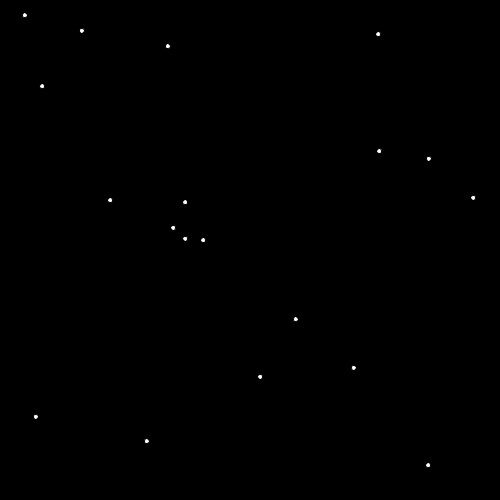
Frame 1 (no input)
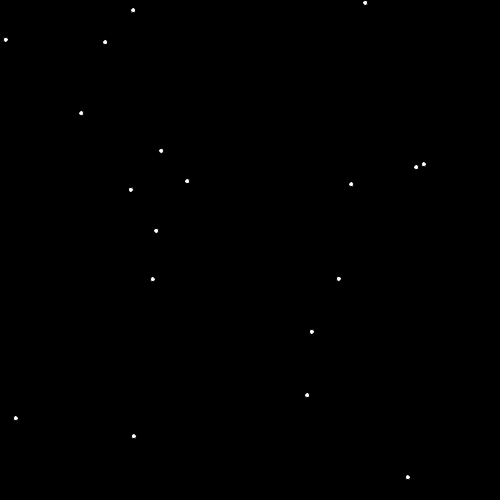
Frame 60 (the mouse pressed at the canvas centre just before this capture)
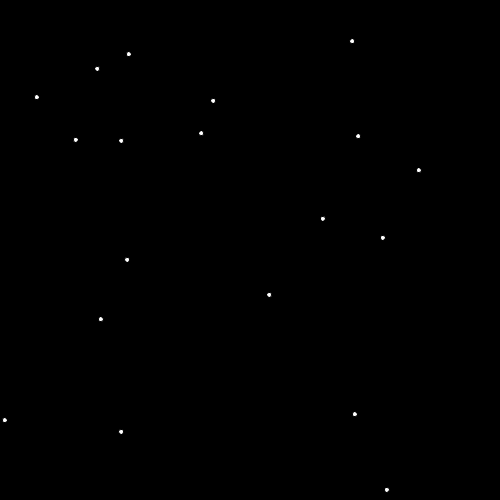
Frame 120 (the mouse held since frame 60 and released just before this capture)

The Processing sketch that drew these frames (run headless with seeded random() and noise(); from frame 60 on, the mouse is pressed at the canvas centre):

// Processing sketch: week03_3_army_for_loop
// ── week03_3_army_for_loop.pde
void setup(){
  size(500,500);
  for(int i=0;i<20;i++){
    x[i] = random(500);
    y[i] = random(500);
    dx[i] = random(-1,+1);//亂數跑
    dy[i] = random(-1,+1);//亂數跑
  }
}
float [] x = new float[20];
float [] y = new float[20];
float [] dx = new float[20];
float [] dy = new float[20];
void draw(){
  background(0);
  for(int i=1;i<20;i++){
    ellipse(x[i], y[i], 5, 5);
    x[i] += dx[i];
    y[i] += dy[i];
    if(x[i]<0 || x[i]>500) dx[i] = -dx[i];//碰到邊緣即反彈
    if(y[i]<0 || y[i]>500) dy[i] = -dy[i];//碰到邊緣即反彈
  }
}
